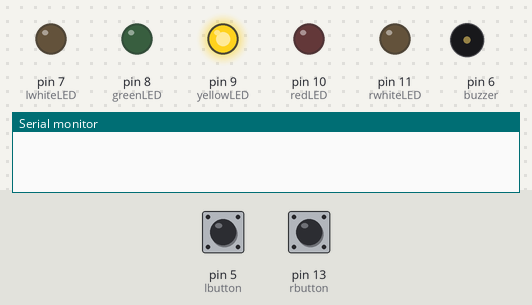
The sketch below on a simulated Arduino Uno, built with avr-gcc and run on an emulated ATmega328P. Parts: output pins drawn as LEDs (lit = HIGH), buzzer (waves = sounding, pin HIGH), the last lines printed to the serial monitor. The inputs (shaded band) are chosen by the test bench; at power-on: pin 5 (lbutton) HIGH, pin 13 (rbutton) HIGH. Random numbers use the default seed unless the sketch sets one.

Above: at 1.2 s.
1.3 s: pin 5 (lbutton) pulled LOW for 0.15 s
At 3.5 s:
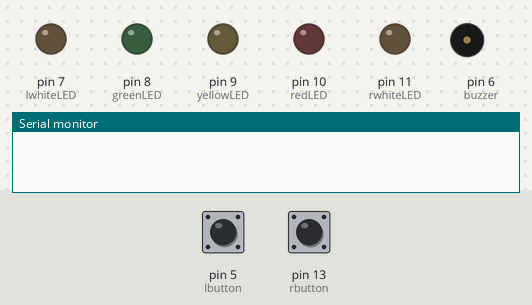
At 4.1 s:
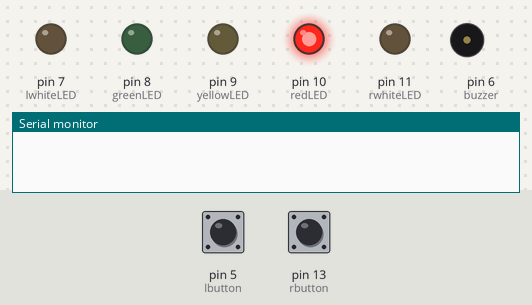
4.3 s: pin 13 (rbutton) pulled LOW for 3.2 s
9.0 s: pin 13 (rbutton) pulled LOW for 1 s
13.0 s: pin 13 (rbutton) pulled LOW for 0.15 s
21.4 s: pin 5 (lbutton) pulled LOW for 1 s
At 23.0 s:
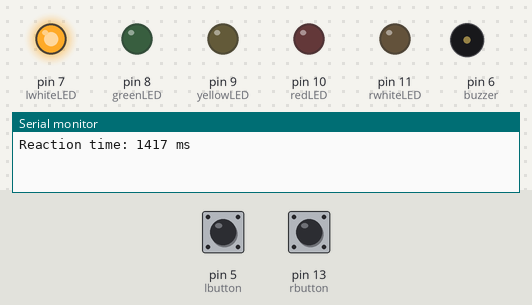
Timing chart, 0 to 25.4 s (numbered marks = the images above; inputs shaded):
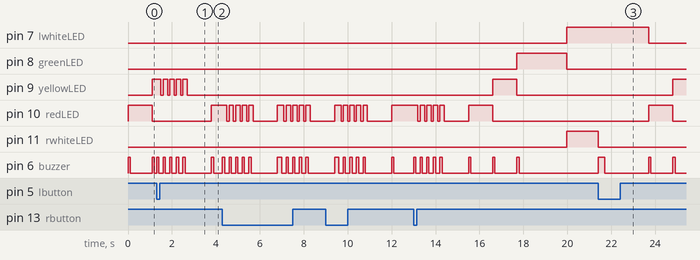

Measured:
- after the input at 1.3 s, pin 10 (redLED): LOW → HIGH after 2.5 s
- after the input at 21.4 s, pin 7 (lwhiteLED): HIGH → LOW after 2.3 s; pin 9 (yellowLED): LOW → HIGH after 3.4 s; pin 10 (redLED): LOW → HIGH after 2.3 s, → LOW 1.1 s later; pin 11 (rwhiteLED): HIGH → LOW at once; pin 6 (buzzer): goes HIGH 0.30 s, LOW 2.0 s, HIGH 0.10 s, LOW 1.0 s, HIGH 0.10 s, then LOW, starting at once

The sketch:

reaction_game.ino
```cpp
int greenLED = 8;
int yellowLED = 9;
int redLED = 10;

int buzzer = 6;

int lwhiteLED = 7;
int rwhiteLED = 11;

int lbutton = 5;
int rbutton = 13;

int buttonPressed = 0;

void setup() {
  // put your setup code here, to run once:

  pinMode(greenLED, OUTPUT);
  pinMode(yellowLED, OUTPUT);
  pinMode(redLED, OUTPUT);

  pinMode(buzzer, OUTPUT);

  pinMode(rwhiteLED, OUTPUT);
  pinMode(lwhiteLED, OUTPUT);

  pinMode(lbutton, INPUT_PULLUP);
  pinMode(rbutton, INPUT_PULLUP);

  randomSeed(analogRead(0));
  Serial.begin(9600);
}

void beep(int duration) {
  digitalWrite(buzzer, HIGH);
  delay(duration);
  digitalWrite(buzzer, LOW);
}

bool countdownLED(int pin, int waitTime) {
  digitalWrite(pin, HIGH);
  beep(100);

  unsigned long start = millis();
  while (millis() - start < waitTime) {
    if (digitalRead(lbutton) == 0 || digitalRead(rbutton) == 0) {
      for (int i = 0; i < 5; i++) {
        digitalWrite(pin, HIGH);
        beep(100);
        delay(100);
        digitalWrite(pin, LOW);
        delay(100);
      }
      delay(1000);
      return false;
    }
  }
  digitalWrite(pin, LOW);
  return true;
}

void loop() {
  // put your main code here, to run repeatedly:
  if (!countdownLED(redLED, 1000)) return;
  if (!countdownLED(yellowLED, 1000)) return;
  if (!countdownLED(greenLED, random(1000, 5000))) return;

  unsigned long reactionStart = millis();

  digitalWrite(lwhiteLED, HIGH);
  digitalWrite(rwhiteLED, HIGH);

  while(buttonPressed == 0){
    if(digitalRead(lbutton)==0){
      buttonPressed = 1;
      digitalWrite(rwhiteLED, LOW);
    }
    else if (digitalRead(rbutton)==0){
      buttonPressed = 1;
      digitalWrite(lwhiteLED, LOW);
    }
  }

  unsigned long reactionTime = millis() - reactionStart;
  Serial.print("Reaction time: ");
  Serial.print(reactionTime);
  Serial.println(" ms");

  beep(300);
  delay(2000);
  digitalWrite(lwhiteLED, LOW);
  digitalWrite(rwhiteLED, LOW);
  buttonPressed = 0;

}
```
